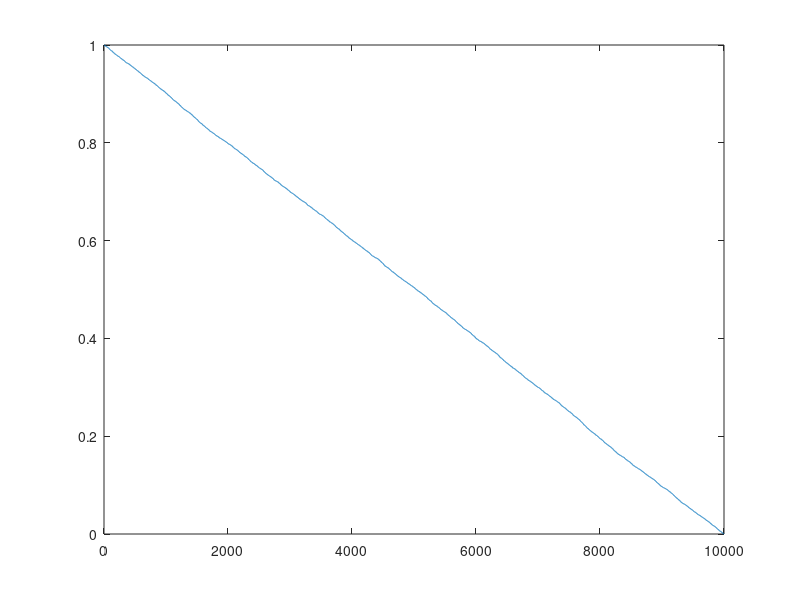

Reproduce this figure in MATLAB. (Note: this script raises an error after producing the figure.)
load( 'PS0_A.mat');
B=sort(A(:),'descend');
figure
plot(B)

%b
h=histogram(B,20);
%c
Z=A(51:100,1:50);
imshow(Z);
%d
W=A-mean2(A);
imshow(W)
%e
Y=zeros(100,100,3); %initial RGB image with zero
%[r,c]=find(A>= mean2(A));
%for i=1:1:length(r)
%    Y(r(i),c(i),2)=255;
%end
I=find(A>= mean2(A));
Y(I)=255;
Y(:,:,2)=Y(:,:,1);
Y(:,:,1)=Y(:,:,3);
figure
imagesc(Y)

